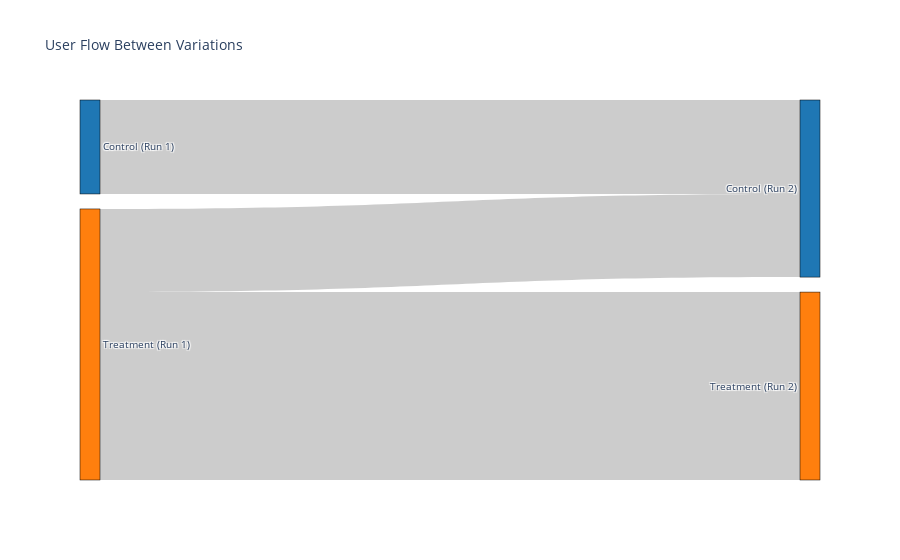

Write notebook code for a chart like this one.
### Code cell
# Visualization 2: Transition Matrix Heatmap
transition_matrix = pd.crosstab(result['value_x'], result['value_y'])

plt.figure(figsize=(10, 8))
sns.heatmap(transition_matrix, annot=True, fmt='d', cmap='YlOrRd')
plt.title('User Transition Matrix')
plt.xlabel('Final State (Run 2)')
plt.ylabel('Initial State (Run 1)')
plt.show()

# Optional Sankey diagram if plotly is available
if PLOTLY_AVAILABLE:
    label_mapping = {'Control': 0, 'Treatment': 1}
    source = []
    target = []
    value = []

    for old_var in ['Control', 'Treatment']:
        for new_var in ['Control', 'Treatment']:
            count = len(result[(result['value_x'] == old_var) & (result['value_y'] == new_var)])
            if count > 0:
                source.append(label_mapping[old_var])
                target.append(label_mapping[new_var] + 2)
                value.append(count)

    fig = go.Figure(data=[go.Sankey(
        node = dict(
            pad = 15,
            thickness = 20,
            line = dict(color = "black", width = 0.5),
            label = ["Control (Run 1)", "Treatment (Run 1)", 
                    "Control (Run 2)", "Treatment (Run 2)"],
            color = ["#1f77b4", "#ff7f0e", "#1f77b4", "#ff7f0e"]
        ),
        link = dict(
            source = source,
            target = target,
            value = value
        )
    )])

    fig.update_layout(title_text="User Flow Between Variations", font_size=10)
    fig.show()

### Figure 1 — Plotly figure (JSON) as saved in the notebook; plotly's stock layout.template omitted (floating-point values rounded to 4 significant figures)
{"data": [{"link": {"source": [0, 1, 1], "target": [2, 2, 3], "value": [26, 23, 52]}, "node": {"color": ["#1f77b4", "#ff7f0e", "#1f77b4", "#ff7f0e"], "label": ["Control (Run 1)", "Treatment (Run 1)", "Control (Run 2)", "Treatment (Run 2)"], "line": {"color": "black", "width": 0.5}, "pad": 15, "thickness": 20}, "type": "sankey"}], "layout": {"font": {"size": 10}, "title": {"text": "User Flow Between Variations"}}}
